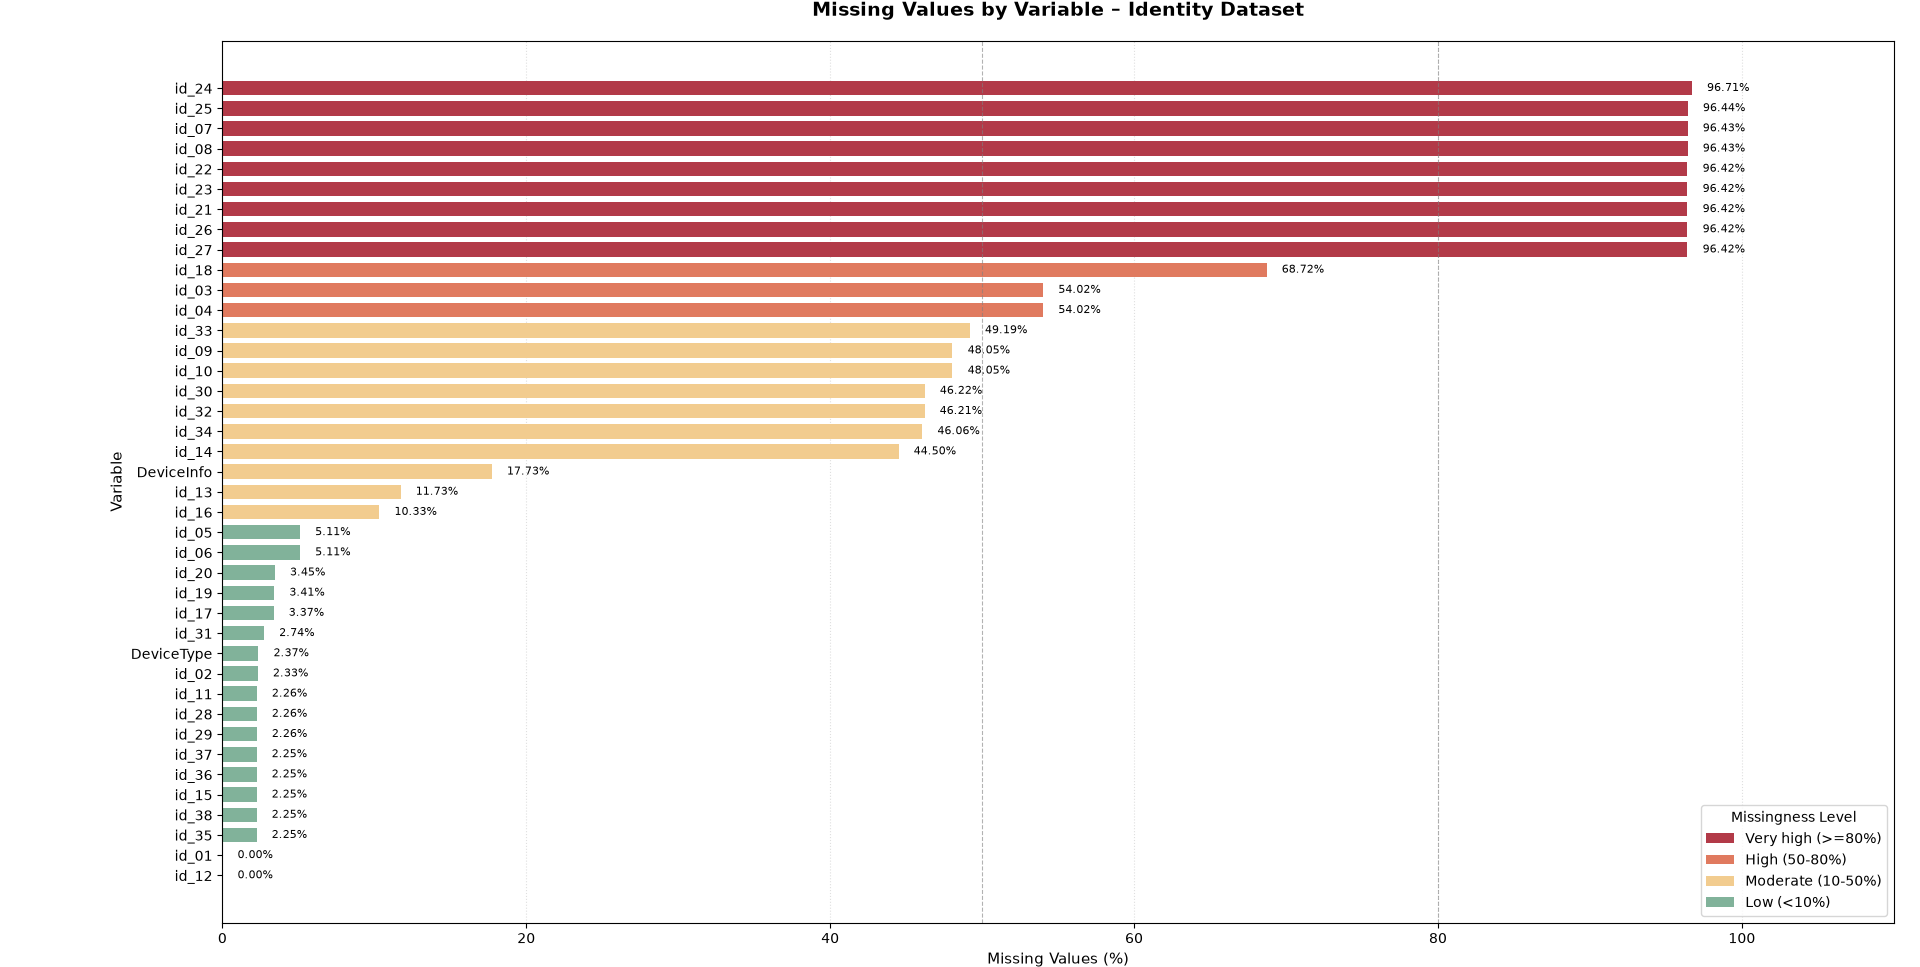

The Python source for this figure:

import json
import pandas as pd
import matplotlib.pyplot as plt
from matplotlib.patches import Patch

# --------------------------------------------------
# 1. Load data
# --------------------------------------------------

with open("nulls.json", "r", encoding="utf-8") as file:
    data = json.load(file)

df = pd.DataFrame(data)

# Convert numeric columns
df["nulos"] = pd.to_numeric(df["nulos"])
df["total"] = pd.to_numeric(df["total"])
df["porcentaje_nulos"] = pd.to_numeric(df["porcentaje_nulos"])

# Exclude transaction identifier
df = df[df["variable"] != "TransactionID"].copy()

# Sort variables by missing value percentage
df = df.sort_values("porcentaje_nulos", ascending=True)

# --------------------------------------------------
# 2. Classify missing value percentages
# --------------------------------------------------

def classify_missingness(percentage):
    if percentage >= 80:
        return "Very high (>=80%)"
    elif percentage >= 50:
        return "High (50-80%)"
    elif percentage >= 10:
        return "Moderate (10-50%)"
    else:
        return "Low (<10%)"

df["category"] = df["porcentaje_nulos"].apply(classify_missingness)

colors = {
    "Very high (>=80%)": "#B23A48",
    "High (50-80%)": "#E07A5F",
    "Moderate (10-50%)": "#F2CC8F",
    "Low (<10%)": "#81B29A"
}

# --------------------------------------------------
# 3. Create horizontal bar chart
# --------------------------------------------------

fig, ax = plt.subplots(figsize=(11, 13))

bars = ax.barh(
    df["variable"],
    df["porcentaje_nulos"],
    color=[colors[category] for category in df["category"]],
    height=0.72
)

# Add percentage labels
for bar, value in zip(bars, df["porcentaje_nulos"]):
    ax.text(
        value + 1,
        bar.get_y() + bar.get_height() / 2,
        f"{value:.2f}%",
        va="center",
        fontsize=8
    )

# Add reference lines
ax.axvline(50, color="gray", linestyle="--", linewidth=0.8, alpha=0.6)
ax.axvline(80, color="gray", linestyle="--", linewidth=0.8, alpha=0.6)

# Chart title and axis labels
ax.set_title(
    "Missing Values by Variable – Identity Dataset",
    fontsize=14,
    fontweight="bold",
    pad=18
)

ax.set_xlabel("Missing Values (%)", fontsize=11)
ax.set_ylabel("Variable", fontsize=11)

# Axis formatting
ax.set_xlim(0, 110)
ax.grid(axis="x", linestyle=":", alpha=0.4)
ax.set_axisbelow(True)

# Add legend
legend_elements = [
    Patch(facecolor=color, label=category)
    for category, color in colors.items()
]

ax.legend(
    handles=legend_elements,
    title="Missingness Level",
    loc="lower right",
    frameon=True
)

plt.tight_layout()

# Save figure
plt.savefig(
    "identity_missing_values.png",
    dpi=300,
    bbox_inches="tight"
)

plt.show()
